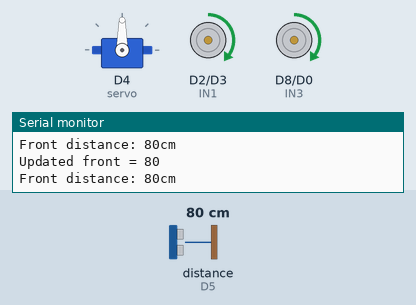
A sketch run on a simulated ESP8266 (NodeMCU). On the bench: servo, motor-driver pin pairs drawn as motors (green arrow = first pin HIGH = forward, orange = second pin HIGH = backward, longer = more drive, scaled by the enable pin), the last lines printed to the serial monitor. Wiring (inferred from the names in the program): ultrasonic range finder: trigger D6; echo D5. Inputs (shaded band) come from the test bench; at power-on: distance to the obstacle (sensor on D5) 80 cm. The echo pulse lasts 58.3 µs per cm.

Above: at 1.5 s.
1.6 s: distance to the obstacle (sensor on D5) set to 22 cm
3.1 s: distance to the obstacle (sensor on D5) set to 19 cm
At 4.1 s:
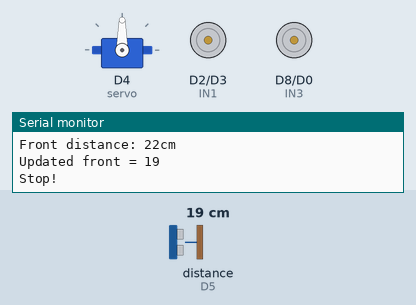
At 5.6 s:
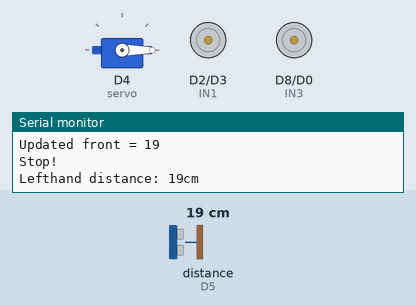
6.1 s: distance to the obstacle (sensor on D5) set to 8 cm
At 6.53 s:
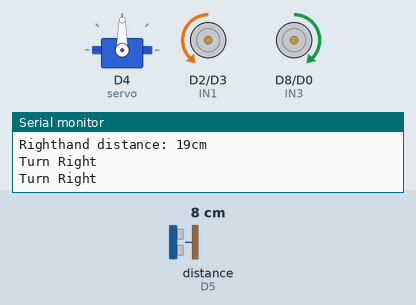
8.2 s: distance to the obstacle (sensor on D5) set to 5 cm
At 10.4 s:
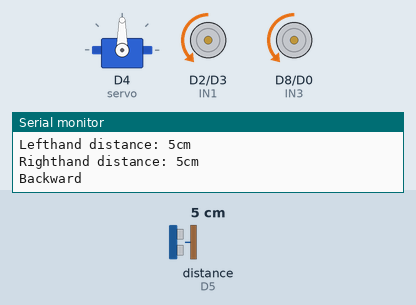
11.2 s: distance to the obstacle (sensor on D5) set to 9 cm
14.2 s: distance to the obstacle (sensor on D5) set to 2 cm
Timing chart, 0 to 18.2 s (numbered marks = the images above; inputs shaded):
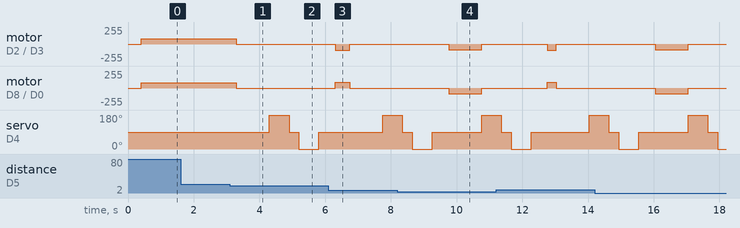

The sketch:

Leon_Ultrasonic-car.ino
```cpp
#include <ESP8266WiFi.h>
#include <Servo.h>

Servo servo; //pin D4
#define trig D6
#define echo D5
#define ENA D1
#define ENB D7
#define IN1 D2
#define IN2 D3
#define IN3 D8
#define IN4 D0
int motor_speed = 80; //75-255, 83.25cm/s
int reverse_speed = 85;
int rotation_speed = 90;


//When will it boot?
void setup()
{
  Serial.begin(115200);
  servo.attach(D4);
  pinMode(trig, OUTPUT);
  pinMode(echo, INPUT);
  pinMode(ENA, OUTPUT);
  pinMode(ENB, OUTPUT);
  pinMode(IN1, OUTPUT);
  pinMode(IN2, OUTPUT);
  pinMode(IN3, OUTPUT);
  pinMode(IN4, OUTPUT);
  servo.write(90);
  delay(300);

}

void loop()
{
  //Measure the distance front if pass go forward
  int front = measure();
  if (front > 6) //I must account doppler shift
  {
    forward();
    while (front > 20)
    {
      Serial.print("Front distance: ");
      Serial.print(front);
      Serial.println("cm");
      front = measure();
      Serial.print("Updated front = ");
      Serial.println(front);
    }
    stop();
    delay(1000);
  }
    servo.write(180);
    delay(500);
    int left = measure();
    Serial.print("Lefthand distance: ");
    Serial.print(left);
    Serial.println("cm");
    servo.write(90);
    delay(300);
    servo.write(0);
    delay(500);
    int right = measure();
    Serial.print("Righthand distance: ");
    Serial.print(right);
    Serial.println("cm");
    delay(5);
    servo.write(90);
    delay(500);
    if (left > 6 && right > 6)
    {
      if (left > right || left == right)
      {
        turnleft();
        delay(170);
      }
      else
      {
        turnright();
        delay(170);
      }
    }
    else //Prevent from strucking in long straight alley
    {
      while (left <= 6 && right <= 6)
      {
        backward();
        delay(1000);
        stop();
        servo.write(180);
        delay(500);
        left = measure();
        Serial.print("Lefthand distance: ");
        Serial.print(left);
        Serial.println("cm");
        servo.write(90);
        delay(300);
        servo.write(0);
        delay(500);
        right = measure();
        Serial.print("Righthand distance: ");
        Serial.print(right);
        Serial.println("cm");
        delay(5);
        servo.write(90);
        delay(500);
      }
    }
    if (left > right || left == right)
    {
      turnleft();
      delay(170);
    }
    else
    {
      turnright();
      delay(170);
    }
}

int measure()
{
  while (digitalRead(echo) == HIGH);
  digitalWrite(trig, LOW);
  delayMicroseconds(2);
  digitalWrite(trig, HIGH);
  delayMicroseconds(11);
  digitalWrite(trig, LOW);
  int distance = (int)(((343.0 * pulseIn(echo, HIGH, 30000) * 0.0001) / 2.0) + 0.5);
  delay(100);
  if (distance == 0) return 999;
  return distance;
}

void backward()
{
  analogWrite(ENA, reverse_speed);
  analogWrite(ENB, reverse_speed);
  digitalWrite(IN1, LOW);
  digitalWrite(IN2, HIGH);
  digitalWrite(IN3, LOW);
  digitalWrite(IN4, HIGH);
  Serial.println("Backward");
}
void forward()
{
  analogWrite(ENA, motor_speed);
  analogWrite(ENB, motor_speed);
  digitalWrite(IN1, HIGH);
  digitalWrite(IN2, LOW);
  digitalWrite(IN3, HIGH);
  digitalWrite(IN4, LOW);
  Serial.println("Forward");
}
void turnright()
{
  analogWrite(ENA, rotation_speed);
  analogWrite(ENB, rotation_speed);
  digitalWrite(IN1, HIGH);
  digitalWrite(IN2, LOW);
  digitalWrite(IN3, LOW);
  digitalWrite(IN4, HIGH);
  Serial.println("Turn Left");
}
void turnleft()
{
  analogWrite(ENA, rotation_speed);
  analogWrite(ENB, rotation_speed);
  digitalWrite(IN1, LOW);
  digitalWrite(IN2, HIGH);
  digitalWrite(IN3, HIGH);
  digitalWrite(IN4, LOW);
  Serial.println("Turn Right");
}
void stop()
{
  analogWrite(ENA, 0);
  analogWrite(ENB, 0);
  digitalWrite(IN1, LOW);
  digitalWrite(IN2, LOW);
  digitalWrite(IN3, LOW);
  digitalWrite(IN4, LOW);
  Serial.println("Stop!");
}
//5/6/2025 the robot does not stop in time when go forward
```

Measured:
- the behaviour switches between 21 and 20 cm on distance to the obstacle (sensor on D5) (found by bisection; images 0 and 1)
- the behaviour switches between 7 and 6 cm on distance to the obstacle (sensor on D5) (found by bisection; images 3 and 4)
- after the input at 3.1 s, motor on D2 (IN1) / D3 (IN2), motor on D8 (IN3) / D0 (IN4): forward 80/255 → stopped after 0.20 s; servo on D4 (servo): 90° → 180° after 1.2 s, → 90° 0.60 s later, → 0° 0.30 s later, → 90° 0.61 s later
